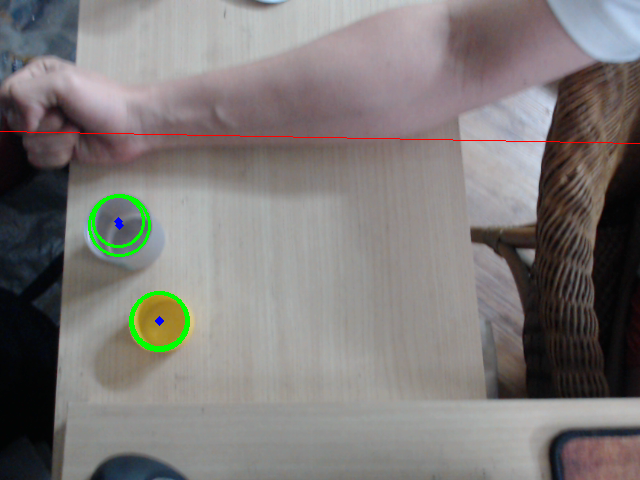
#> input picture Capture.png, 640 x 480 px, given in place of the camera
$ python test.py
#> lines starting #> are read from the running program, lines starting #| are printed output that depends on the picture; after the words box and inside, x2 and y2 are one past the last pixel; in counts of white or black regions, pixels touching at a corner belong together; long printed decimals are rounded
import numpy as np
import cv2
import math

webcam = cv2.VideoCapture(0)

if webcam.isOpened():  # try to get the first frame
    rval, image = webcam.read()
#> image is the input picture: shape (480, 640, 3); mean B, G, R 119.9, 121.7, 125.6
else:
    rval = False

# define the list of acceptable colors
colors = [([0,133,77], [255, 173, 127])]
#colors = [([110, 100, 100], [130, 255, 255])]


while rval:
    # loop over the boundaries
    for (lower, upper) in colors:
        # create NumPy arrays from the boundaries
        lower = np.array(lower, dtype="uint8")
        upper = np.array(upper, dtype="uint8")
        imgg = cv2.cvtColor(image, cv2.COLOR_BGR2YCrCb)
        # find the colors within the specified boundaries and apply
        # the mask
        mask = cv2.inRange(imgg, lower, upper)
        output = cv2.bitwise_and(imgg, imgg, mask=mask)
#> this loop made 1 pass
#> pass 1, `mask = cv2.inRange(imgg, lower, upper)`:
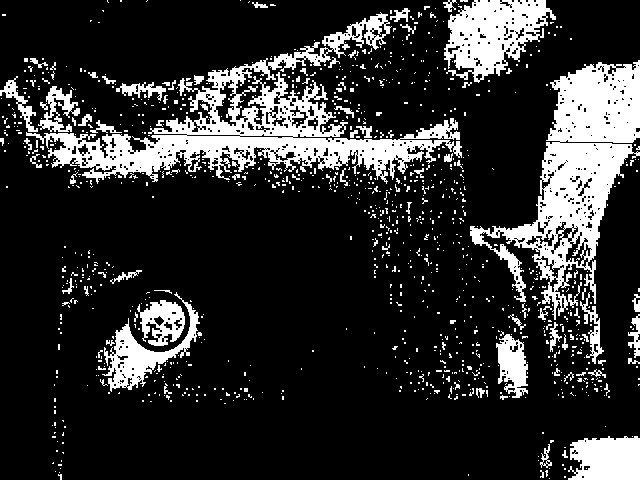
#> mask: shape (480, 640); 18.5% white; 1108 white regions (1020 under 20 px), largest, box (x1, y1, x2, y2) and area: (26, 12, 462, 184) 17961, (470, 60, 640, 320) 15671, (444, 0, 556, 83) 5263
        #cv2.circle(output, (100, 100), 50, (0, 255, 0), 2)
       # j =image.getpixel((100, 100))
        # show the images

    rval, image = webcam.read()
    edges = cv2.Canny(output, 30, 30, apertureSize=3)
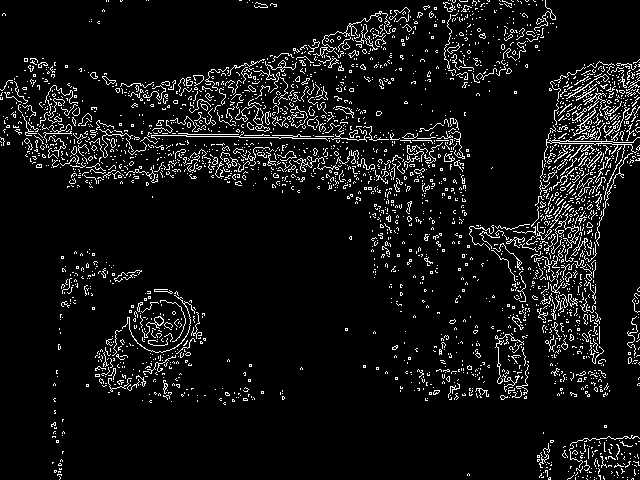
#> edges: shape (480, 640); 7.2% white in thin lines or dots
    lines = cv2.HoughLines(edges, 1, np.pi / 180, 100)
#> lines = 440 rows, first 8: [132, 1.59], [130, 1.59], [127, 1.61], [135, 1.57], [138, 1.57], [140, 1.55], [124, 1.62], [120, 1.62]

    cv2.imshow("images", np.hstack([image, output]))
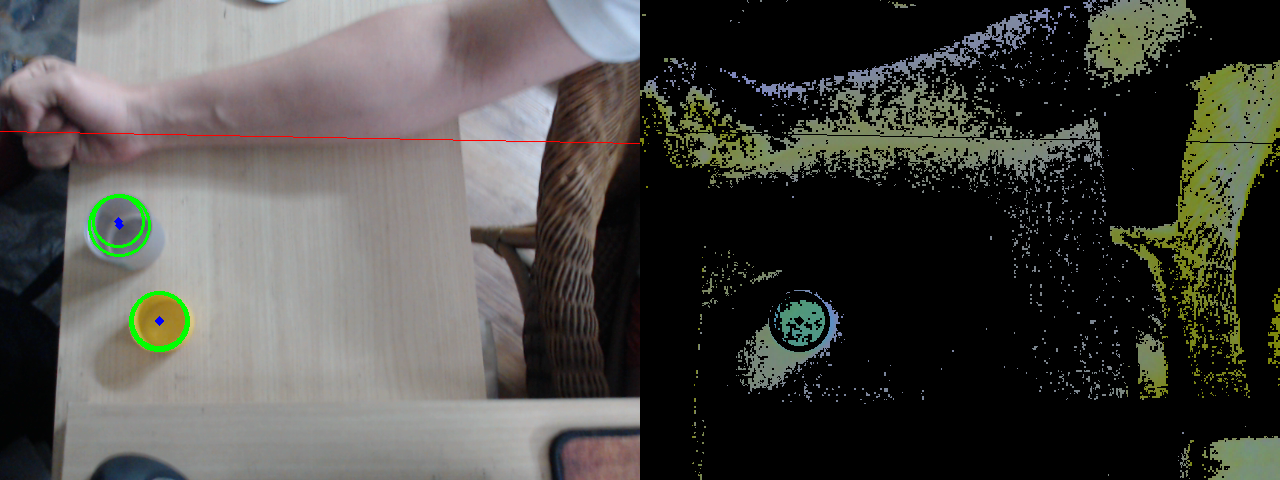
#> window 'images': shape (480, 1280, 3); mean B, G, R 69, 73.5, 74.1
    key = cv2.waitKey(20)
#> (key Q is pressed here)
    if key in [27, ord('Q'), ord('q')]:  # exit on ESC
        cv2.destroyWindow("images")
        break

img = cv2.medianBlur(image, 15)
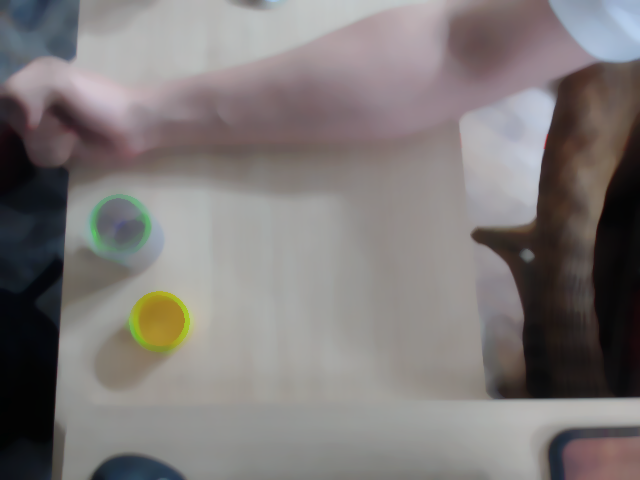
#> img: shape (480, 640, 3); mean B, G, R 120.5, 121.4, 126.3
imgg = cv2.cvtColor(img, cv2.COLOR_RGB2GRAY)
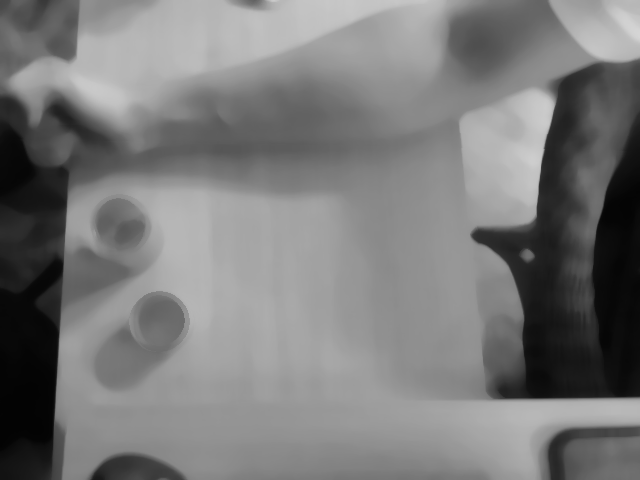
#> imgg: shape (480, 640); min 3, max 213, mean 121.7
circles = cv2.HoughCircles(imgg,cv2.HOUGH_GRADIENT,1,150,
                            param1=50,param2=30,minRadius=1,maxRadius=100)
#> circles = [[159.5, 320.5, 29.7]]
for x in range(0, 1):
    for rho,theta in lines[x]:
        x1 = int(np.cos(theta) * rho + 1000 * (-np.sin(theta)))
        y1 = int(np.sin(theta) * rho + 1000 * np.cos(theta))
        x2 = int(np.cos(theta) * rho - 1000 * (-np.sin(theta)))
        y2 = int(np.sin(theta) * rho - 1000 * np.cos(theta))
        cv2.line(output, (x1, y1), (x2, y2), (0, 0, 255), 1)
        cv2.line(image, (x1, y1), (x2, y2), (0, 0, 255), 1)

        y1 = -1 * y1
        y2 = -1 * y2
        a = (y2-y1)/(x2-x1)

        print("1:", x1,y1)
        print("2:", x2,y2)
        print("3:", a)
#> output: shape (480, 640, 3); mean of channels 0, 1, 2 18.2, 25.4, 23.2

d   = [100.0,100.0,100.0,100.0,100.0]
j=0

for i in circles[0,:]:
    # draw the outer circle
        cv2.circle(image,(i[0],i[1]),i[2],(0,255,0),2)
        #print(circles[0,0])
        print(i[0],i[1])
    # draw the center of the circle
        cv2.circle(image,(i[0],i[1]),2,(0,0,255),3)
        i[1] = -1 * i[1]
        d[j]= abs(a*(i[0]-x1) + y1 -i[1]) / (math.sqrt(a*a +1))
        j = j+1
#> this loop made 1 pass
#> j on pass 1: 1
#| 159.5 320.5
#> image: shape (480, 640, 3); 0.03% of pixels changed, all inside (x1, y1, x2, y2) = (129, 290, 190, 325)
#> after the loop, d = [186.1, 100, 100, 100, 100]; j = 1
# d는 list 형태로 원마다 거리나타냄...
print(d)
#| [186.135, 100.0, 100.0, 100.0, 100.0]
print("d = ",min(d))
#| d =  100.0

j =0
for i in d :
    if min(d) == i:
        mi = j
    j = j+1
#> this loop made 5 passes
#> i on passes 1 to 5: 186.1, 100, 100, 100, 100
#> after the loop, j = 5
print("index :",mi)
#| index : 4

#> (the run stopped early here; a loop or call above may not have finished)
